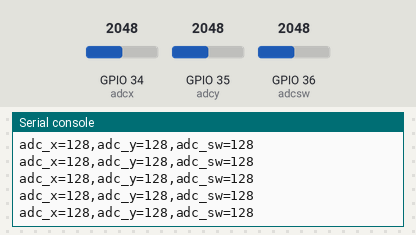
A program run on a simulated ESP32 board running MicroPython. Shown: the last lines printed to the serial console. The test bench sets the inputs (shaded band); at power-on: GPIO 34 (adcx) = 2048, GPIO 35 (adcy) = 2048, GPIO 36 (adcsw) = 2048 (analog values on the 0–4095 scale).

Above: at 1.2 s.
1.3 s: GPIO 34 (adcx) set to 2866
At 1.31 s:
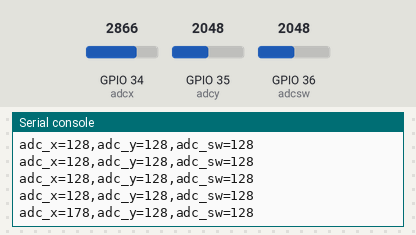
2.8 s: GPIO 35 (adcy) set to 2866
At 2.82 s:
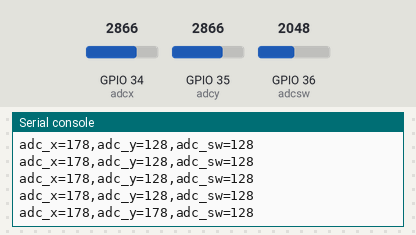
4.3 s: GPIO 36 (adcsw) set to 2866
At 4.33 s:
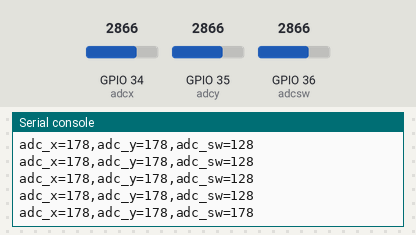
5.8 s: GPIO 34 (adcx) set to 3603
At 5.84 s:
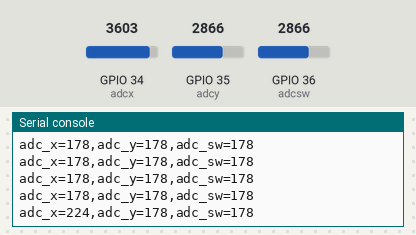
7.3 s: GPIO 35 (adcy) set to 3603
At 7.35 s:
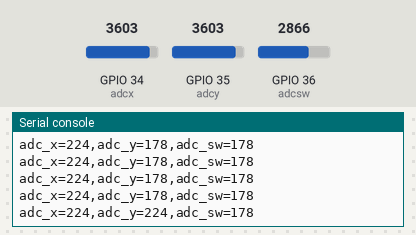
8.8 s: GPIO 36 (adcsw) set to 3603
At 8.86 s:
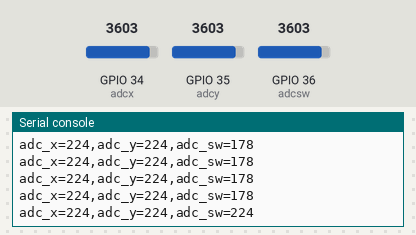
Timing chart, 0 to 11.3 s (numbered marks = the images above; inputs shaded):
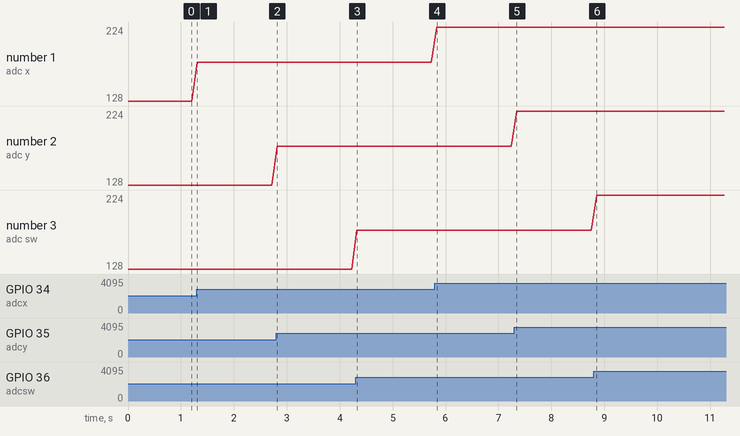

The program:

ps2.py
```python
'''
深圳市普中科技有限公司（PRECHIN 普中）
技术支持：www.prechin.net
PRECHIN
 普中

实验名称：PS2操纵杆实验
接线说明：PS2操纵杆模块-->ESP32 IO
         VRX-->34
         VRY-->35
         SW-->36
         VCC-->5V
         GND-->GND

实验现象：程序下载成功后，操作PS2操纵杆时，在Shell控制台输出对应方向信息

注意事项：

'''

from machine import Pin,ADC
from time import sleep

VRX_ADC = 34 # ADC6复用管脚为GP34
VRY_ADC = 35 # ADC7复用管脚为GP35
SW_ADC =  36 # ADC0复用管脚为GP36

# 初始化GPIO口
def setup():
    global adcx
    global adcy
    global adcsw

    adcx = ADC(Pin(VRX_ADC))
    adcx.atten(ADC.ATTN_11DB)

    adcy = ADC(Pin(VRY_ADC))
    adcy.atten(ADC.ATTN_11DB)

    adcsw = ADC(Pin(SW_ADC))
    adcsw.atten(ADC.ATTN_11DB)


def ratio_map(x, in_min, in_max, out_min, out_max):
    return (x - in_min) * (out_max - out_min) / (in_max - in_min) + out_min

# 方向判断函数
def direction():
    state = ['home', 'up', 'down', 'left', 'right', 'pressed']  # 方向状态信息
    i = 0

    adc_X = round(ratio_map(adcx.read(), 0, 4095, 0, 255))
    adc_Y = round(ratio_map(adcy.read(), 0, 4095, 0, 255))
    adc_SW = round(ratio_map(adcsw.read(), 0, 4095, 0, 255))
    print("adc_x=%d,adc_y=%d,adc_sw=%d"%(adc_X,adc_Y,adc_SW))
    sleep(0.1)
    if  adc_X <= 30:
        i = 1 # up方向
    elif adc_X >= 255:
        i = 2 # down方向
    elif adc_Y >= 255:
        i = 3 # left方向
    elif adc_Y <= 30:
        i = 4 # right方向
    elif adc_SW == 0:#and adc_Y ==128:
        i = 5 # Button按下
    # home位置
    elif adc_X - 125 < 15 and adc_X - 125 > -15 and adc_Y -125 < 15 and adc_Y -125 > -15 and adc_SW == 255:
        i = 0

    return state[i]   # 返回状态

# 循环函数
def loop():
    status = ''    # 状态值赋空值
    while True:
        tmp = direction()   # 调用方向判断函数
        if tmp != None and tmp != status:  # 判断状态是否发生改变
            # print (status) # 打印出方向位
            status = tmp # 把当前状态赋给状态值，以防止同一状态多次打印

# 程序入口
if __name__ == '__main__':
    setup()           # 初始化GPIO口
    loop()            # 循环函数
```

Measured:
- after the input at 1.3 s, the serial console: prints a new line at once (image 1)
- after the input at 2.8 s, the serial console: prints a new line at once (image 2)
- after the input at 4.3 s, the serial console: prints a new line at once (image 3)
- after the input at 5.8 s, the serial console: prints a new line at once (image 4)
- after the input at 7.3 s, the serial console: prints a new line at once (image 5)
- after the input at 8.8 s, the serial console: prints a new line after 0.05 s (image 6)
- plotted number 1: 128 → 178 after the input at 1.3 s, 178 → 224 after the input at 5.8 s
